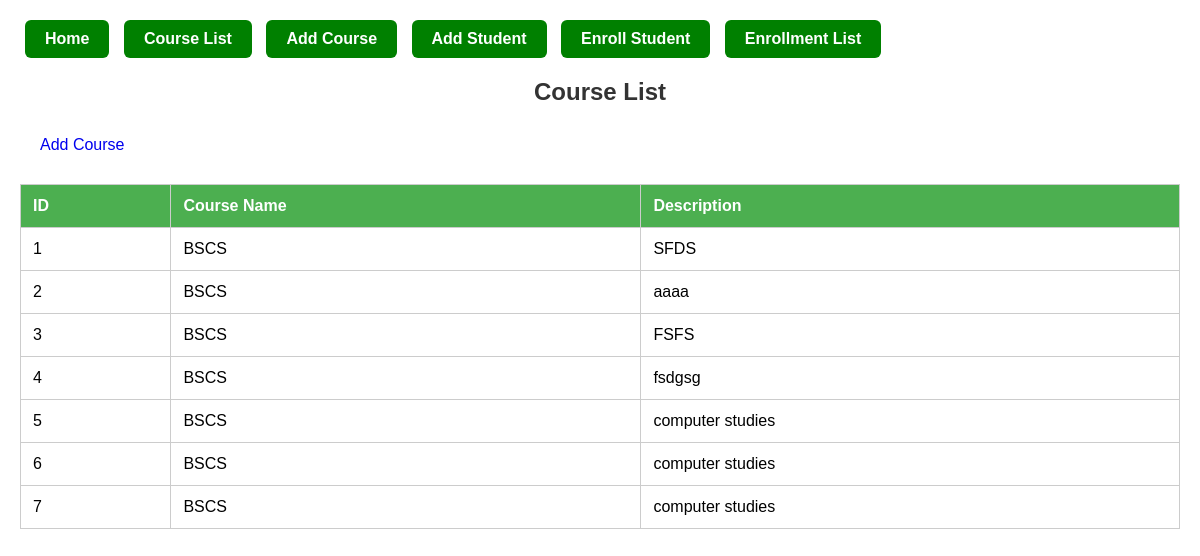
Screenshot of /student_system/courses.php with the database file from the repository.
### tables this page shows
CREATE TABLE `courses` (
  `course_id` int(11) NOT NULL AUTO_INCREMENT,
  `course_name` varchar(100) DEFAULT NULL,
  `description` varchar(255) DEFAULT NULL,
  PRIMARY KEY (`course_id`)
);

### student_system/courses.php (the view, shortened to what this page needs)
<?php
include "db.php";
$result = mysqli_query($conn, "SELECT * FROM courses");
?>
<!DOCTYPE html>
<html>
    <head>
        <link rel="stylesheet" href="styles.css">
    </head>
<body>
<a href="index.php" class="nav-btn">Home</a>
<a href="courses.php" class="nav-btn">Course List</a>
<a href="add_course.php" class="nav-btn">Add Course</a>
<a href="add_student.php" class="nav-btn">Add Student</a>
<a href="enroll_student.php" class="nav-btn">Enroll Student</a>
<a href="enrollment_list.php" class="nav-btn">Enrollment List</a>
<h2>Course List</h2>
<a href="add_course.php">Add Course</a>
<table border="1" cellpadding="8">
    <tr>
        <th>ID</th>
        <th>Course Name</th>
        <th>Description</th>
    </tr>
    <?php while($row = mysqli_fetch_assoc($result)) { ?>
    <tr>
        <td><?= $row['course_id'] ?></td>
        <td><?= $row['course_name'] ?></td>
        <td><?= $row['description'] ?></td>
    </tr>
    <?php } ?>
</table>

### student_system/styles.css (style rules this page uses)
body { font-family: Arial, sans-serif; background: white; margin: 0; padding: 20px; }
h2 { color: #333; text-align: center; }
table { width: 100%; border-collapse: collapse; margin-top: 20px; background: white; }
th, td { padding: 12px; border: 1px solid #ccc; text-align: left; }
th { background: #4CAF50; color: white; }
a { padding: 10px 20px; border-radius: 6px; text-decoration: none; display: inline-block; }
a.nav-btn { background: green !important; color: white !important; padding: 10px 20px; border-radius: 6px; display: inline-block; font-weight: bold; text-decoration: none; margin: 0 5px; }

### rows the page displays
courses: course_id "1", course_name "BSCS", description "SFDS"
courses: course_id "2", course_name "BSCS", description "aaaa"
courses: course_id "3", course_name "BSCS", description "FSFS"
courses: course_id "4", course_name "BSCS", description "fsdgsg"
courses: course_id "5", course_name "BSCS", description "computer studies"
courses: course_id "6", course_name "BSCS", description "computer studies"
courses: course_id "7", course_name "BSCS", description "computer studies"
